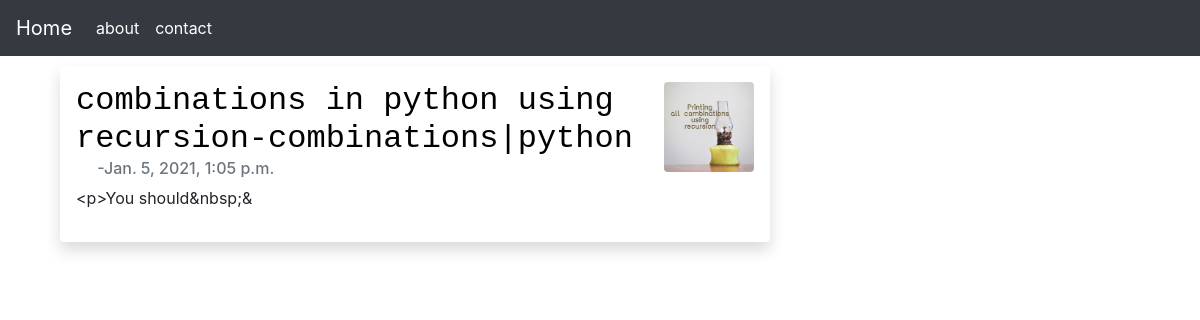
Screenshot of /category/combinations_in_python/ with the database file from the repository.
### Website2/models.py (models this page shows, shortened)
class PostPage(models.Model):
    category=models.ForeignKey(Category,related_name="posts",on_delete=models.CASCADE,null=True)
    title=models.CharField(max_length=200)
    created_date=models.DateTimeField(auto_now_add=True)
    content=RichTextUploadingField(blank=True,null=True)
    slug=models.SlugField(unique=True,null=True)
    image=models.ImageField(null=True,blank=True,upload_to="images/")
    seo_des=models.CharField(max_length=200,null=True)
    seo_keywords = models.CharField(max_length=200, null=True)

### Website2/views.py (the view)
# urls.py: path('category/<slug:slug>/', views.category,name="category"),
def category(request,slug):
    category = Category.objects.get(slug=slug)
    context={
        "category":category
    }
    return render(request,'Website2/categoryHtml.html',context)

### Website2/templates/Website2/categoryHtml.html (shortened to what this page needs)
<!DOCTYPE html>
{% extends 'Website2/base.html' %}
{% block content %}
<div class="container">
  <div class="row ">
    <div class="col-sm-8">
        {% for post in category.posts.all %}
      <div class="shadow p-3 mb-5 bg-white rounded">
        <div class="media">
           <div class="media-body">
                <a href="{% url 'detail' post.slug %}" style="color:black;"><h2 style='font-family: "Lucida Console", "Courier New", monospace;color:black;' class="mt-0 mb-0 ">{{ post.title }}</h2></a>
                <h6 class="text-muted" >&nbsp;&nbsp;&nbsp;&nbsp;&nbsp;-{{ post.created_date }}</h6>
                <p>{{ post.content| slice:":20"}}</p>
           </div>
               {% if post.image %}
               <img src="{{ post.image.url }}"  height="90px" width="90px" class="rounded">
               {% endif %}
        </div>
      </div>
        {% endfor %}
    </div>
  </div>
</div>
{% endblock %}

### rows the page displays
PostPage: title "combinations in python using recursion-combinations|python", created_date "Jan. 5, 2021, 1:05 p.m.", content "<p>You should&nbsp;&", image (picture)
